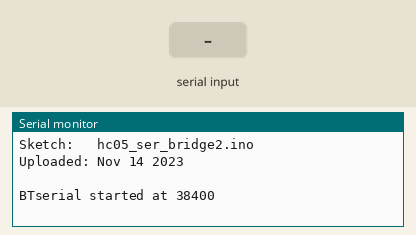
Simulated run of this sketch. Board: Arduino Uno, built with avr-gcc and run on an emulated ATmega328P. Shown: the last lines printed to the serial monitor. Inputs (shaded band) come from the test bench.

Above: at 1.2 s.
1.3 s: "1\n" received over Serial
At 1.8 s:
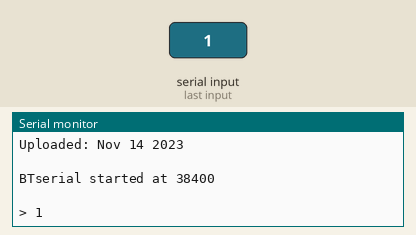
2.8 s: "1\n" received over the second serial link
At 4.0 s:
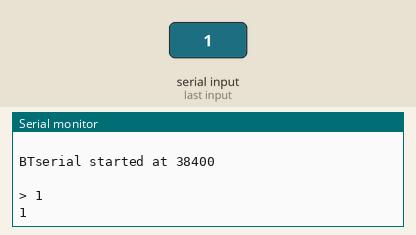
4.3 s: byte 10 (10) received over Serial
At 5.3 s:
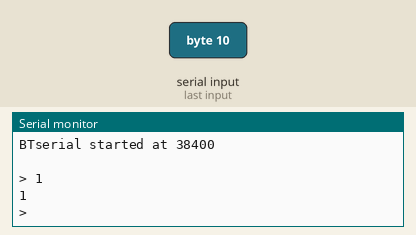
5.8 s: "0\n" received over Serial
At 6.4 s:
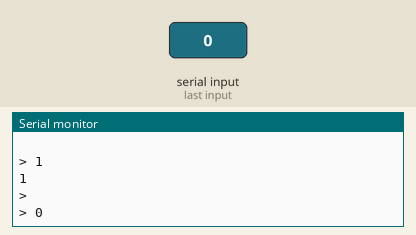
7.3 s: "0\n" received over the second serial link
At 8.8 s:
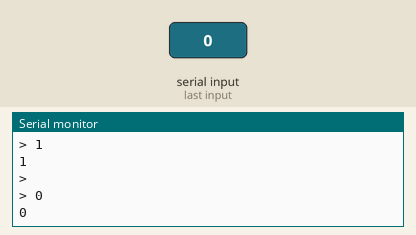

The sketch:

hc05_ser_bridge2.ino
```cpp
//  Sketc: basicSerialWithNL_001
//
//  Uses hardware serial to talk to the host computer and software serial
//  for communication with the Bluetooth module
//  Intended for Bluetooth devices that require line end characters "\r\n"
//
//  Pins
//  Arduino 5V out TO BT VCC
//  Arduino GND to BT GND
//  Arduino D9 to BT RX through a voltage divider
//  Arduino D8 BT TX (no need voltage divider)
//
//  When a command is entered in the serial monitor on the computer
//  the Arduino will relay it to the bluetooth module and display the result.
//


#include <SoftwareSerial.h>
SoftwareSerial BTserial(8, 9); // RX | TX

const long baudRate = 38400;
char c=' ';
boolean NL = true;


char PCbuff[50];
uint8_t PCi = 0;

char BTbuff[50];

void setup()
{
    Serial.begin(38400);
    Serial.print("Sketch:   ");   Serial.println(__FILE__);
    Serial.print("Uploaded: ");   Serial.println(__DATE__);
    Serial.println(" ");

    BTserial.begin(baudRate);
    Serial.print("BTserial started at "); Serial.println(baudRate);
    Serial.println(" ");

//    PCbuff = "";
//    BTbuff = "";
}


void loop()
{

    // Read from the Bluetooth module and send to the Arduino Serial Monitor
    if (BTserial.available())
    {
        c = BTserial.read();
        Serial.print(c);
    }


    // Read from the Serial Monitor and send to the Bluetooth module
    if (Serial.available())
    {
        c = Serial.read();
        PCbuff[PCi] = c;
        PCi++;
        //if(c!=10 && c!=13)
        if(c==10 || c==13)
        {
          Serial.print("> ");
          for( uint8_t x=0; x<PCi; x++){
            BTserial.write(c);
            Serial.print( PCbuff[x] );
          }
          Serial.println();
          PCi = 0;
        }

//        // Echo the user input to the main window. The ">" character indicates the user entered text.
//        if (NL) { Serial.print(">");  NL = false; }
//        Serial.write(c);
//        if (c==10) { NL = true; }
    }

}
```

Measured:
- after the input at 1.3 s, the serial monitor: prints a new line at once (image 1)
- after the input at 2.8 s, the serial monitor: prints a new line at once (image 2)
- after the input at 4.3 s, the serial monitor: prints a new line at once (image 3)
- after the input at 5.8 s, the serial monitor: prints a new line at once (image 4)
- after the input at 7.3 s, the serial monitor: prints a new line at once (image 5)
